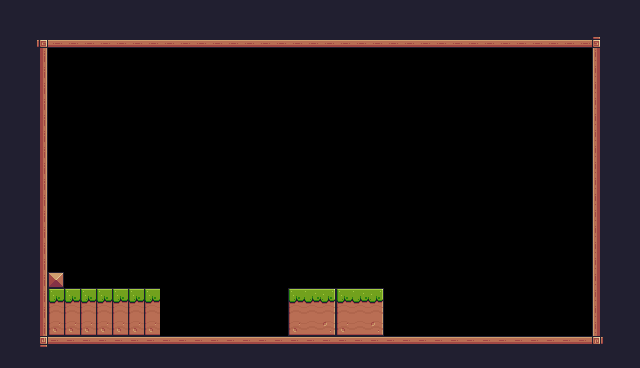

Rendered tile map (Tiled .tmx) drawn with the repository's tilesets; below, a short description and the full map source, tile grids included:
An orthogonal 40x23 tile map with 16x16 px tiles, 1 tile layer (BackGround) and 1 object (Player).

<map version="1.10" tiledversion="1.10.2" orientation="orthogonal" renderorder="right-down" width="40" height="23" tilewidth="16" tileheight="16" infinite="0" nextlayerid="3" nextobjectid="2">
 <tileset firstgid="1" source="Pixel Adventure.tsx" />
 <layer id="1" name="BackGround" width="40" height="23">
  <data encoding="csv">
24,24,24,24,24,24,24,24,24,24,24,24,24,24,24,24,24,24,24,24,24,24,24,24,24,24,24,24,24,24,24,24,24,24,24,24,24,24,24,24,
24,24,24,24,24,24,24,24,24,24,24,112,112,112,112,112,112,24,24,24,24,24,24,24,24,24,24,24,24,24,24,24,24,24,24,24,24,24,24,24,
24,24,92,134,134,134,134,134,134,134,134,134,134,134,134,134,134,134,134,134,134,134,134,134,134,134,134,134,134,134,134,134,134,134,134,134,134,93,24,24,
24,24,113,0,0,0,0,0,0,0,0,0,0,0,0,0,0,0,0,0,0,0,0,0,0,0,0,0,0,0,0,0,0,0,0,0,0,111,24,24,
24,24,113,0,0,0,0,0,0,0,0,0,0,0,0,0,0,0,0,0,0,0,0,0,0,0,0,0,0,0,0,0,0,0,0,0,0,111,24,24,
24,24,113,0,0,0,0,0,0,0,0,0,0,0,0,0,0,0,0,0,0,0,0,0,0,0,0,0,0,0,0,0,0,0,0,0,0,111,24,24,
24,24,113,0,0,0,0,0,0,0,0,0,0,0,0,0,0,0,0,0,0,0,0,0,0,0,0,0,0,0,0,0,0,0,0,0,0,111,24,24,
24,24,113,0,0,0,0,0,0,0,0,0,0,0,0,0,0,0,0,0,0,0,0,0,0,0,0,0,0,0,0,0,0,0,0,0,0,111,24,24,
24,24,113,0,0,0,0,0,0,0,0,0,0,0,0,0,0,0,0,0,0,0,0,0,0,0,0,0,0,0,0,0,0,0,0,0,0,111,24,24,
24,24,113,0,0,0,0,0,0,0,0,0,0,0,0,0,0,0,0,0,0,0,0,0,0,0,0,0,0,0,0,0,0,0,0,0,0,111,24,24,
24,24,113,0,0,0,0,0,0,0,0,0,0,0,0,0,0,0,0,0,0,0,0,0,0,0,0,0,0,0,0,0,0,0,0,0,0,111,24,24,
24,24,113,0,0,0,0,0,0,0,0,0,0,0,0,0,0,0,0,0,0,0,0,0,0,0,0,0,0,0,0,0,0,0,0,0,0,111,24,24,
24,24,113,0,0,0,0,0,0,0,0,0,0,0,0,0,0,0,0,0,0,0,0,0,0,0,0,0,0,0,0,0,0,0,0,0,0,111,24,24,
24,24,113,0,0,0,0,0,0,0,0,0,0,0,0,0,0,0,0,0,0,0,0,0,0,0,0,0,0,0,0,0,0,0,0,0,0,111,24,24,
24,24,113,0,0,0,0,0,0,0,0,0,0,0,0,0,0,0,0,0,0,0,0,0,0,0,0,0,0,0,0,0,0,0,0,0,0,111,24,24,
24,24,113,0,0,0,0,0,0,0,0,0,0,0,0,0,0,0,0,0,0,0,0,0,0,0,0,0,0,0,0,0,0,0,0,0,0,111,24,24,
24,24,113,0,0,0,0,0,0,0,0,0,0,0,0,0,0,0,0,0,0,0,0,0,0,0,0,0,0,0,0,0,0,0,0,0,0,111,24,24,
24,24,113,35,0,0,0,0,0,0,0,0,0,0,0,0,0,0,0,0,0,0,0,0,0,0,0,0,0,0,0,0,0,0,0,0,0,111,24,24,
24,24,113,7,7,7,7,7,7,7,0,0,0,0,0,0,0,0,7,8,9,7,8,9,0,0,0,0,0,0,0,0,0,0,0,0,0,111,24,24,
24,24,113,29,29,29,29,29,29,29,0,0,0,0,0,0,0,0,29,30,31,29,30,31,0,0,0,0,0,0,0,0,0,0,0,0,0,111,24,24,
24,24,113,51,51,51,51,51,51,51,0,0,0,0,0,0,0,0,51,52,53,51,52,53,0,0,0,0,0,0,0,0,0,0,0,0,0,111,24,24,
24,24,114,90,90,90,90,90,90,90,90,90,90,90,90,90,90,90,90,90,90,90,90,90,90,90,90,90,90,90,90,90,90,90,90,90,90,115,24,24,
24,24,24,24,24,24,24,24,24,24,24,24,24,24,24,24,24,24,24,24,24,24,24,24,24,24,24,24,24,24,24,24,24,24,24,24,24,24,24,24
</data>
 </layer>
 <objectgroup id="2" name="spawnpoints">
  <object id="1" name="Player" type="Player" x="65.7847" y="256.439" width="32" height="32" />
 </objectgroup>
</map>
